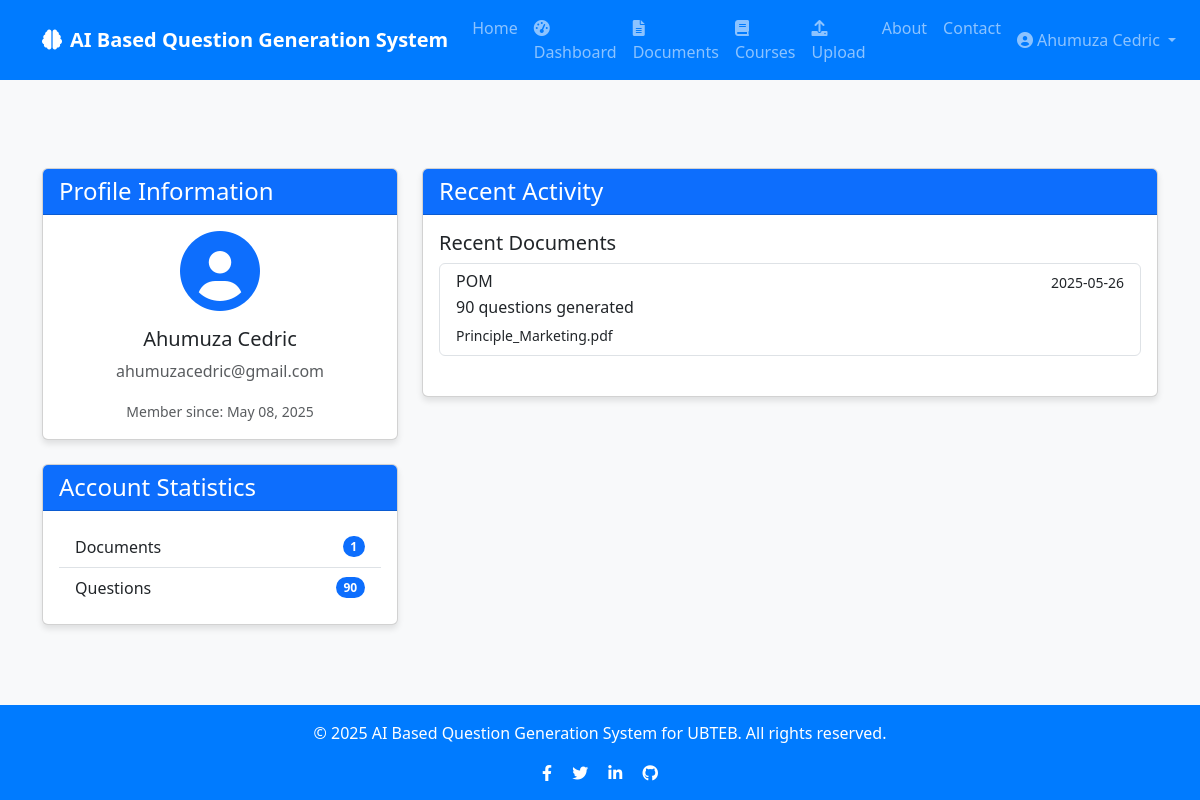
The app's page /profile (signed in) with its own data.
### app/models/user.py (models this page shows, shortened)
class User(db.Model, UserMixin):
    id = db.Column(db.Integer, primary_key=True)
    username = db.Column(db.String(50), unique=True, nullable=False)
    email = db.Column(db.String(120), unique=True, nullable=False)
    password = db.Column(db.String(60), nullable=False)
    created_at = db.Column(db.DateTime, default=datetime.utcnow)
    documents = db.relationship('Document', backref='author', lazy=True, cascade="all, delete-orphan")
    questions = db.relationship('Question', backref='author', lazy=True, cascade="all, delete-orphan")
    courses = db.relationship('Course', backref='author', lazy=True, cascade="all, delete-orphan")

### app/models/document.py (models this page shows, shortened)
class Document(db.Model):
    id = db.Column(db.Integer, primary_key=True)
    title = db.Column(db.String(100), nullable=False)
    filename = db.Column(db.String(100), nullable=False)
    file_path = db.Column(db.String(255), nullable=False)
    content = db.Column(db.Text, nullable=False)
    created_at = db.Column(db.DateTime, default=datetime.utcnow)
    user_id = db.Column(db.Integer, db.ForeignKey('user.id'), nullable=False)
    course_id = db.Column(db.Integer, db.ForeignKey('course.id'), nullable=True)
    questions = db.relationship('Question', backref='document', lazy=True, cascade="all, delete-orphan")
    question_sets = db.relationship('QuestionSet', backref='document', lazy=True, cascade="all, delete-orphan")

### app/routes/auth.py (the view)
@auth.route('/profile', methods=['GET', 'POST'])
@login_required
def profile():
    return render_template('auth/profile.html', user=current_user)

### app/models/user.py (called while the page is built)
@login_manager.user_loader
def load_user(user_id):
    return User.query.get(int(user_id))

### app/templates/auth/profile.html (shortened to what this page needs)
{% extends "base.html" %}
{% block content %}
<div class="container py-5">
    <div class="row">
        <div class="col-md-4">
            <div class="card mb-4">
                <div class="card-header bg-primary text-white">
                    <h4 class="mb-0">Profile Information</h4>
                </div>
                <div class="card-body text-center">
                    <div class="mb-3">
                        <i class="fas fa-user-circle fa-5x text-primary"></i>
                    </div>
                    <h5 class="card-title">{{ user.username }}</h5>
                    <p class="card-text text-muted">{{ user.email }}</p>
                    <p class="card-text">
                        <small class="text-muted">Member since: {{ user.created_at.strftime('%B %d, %Y') }}</small>
                    </p>
                </div>
            </div>
            <div class="card">
                <div class="card-header bg-primary text-white">
                    <h4 class="mb-0">Account Statistics</h4>
                </div>
                <div class="card-body">
                    <ul class="list-group list-group-flush">
                        <li class="list-group-item d-flex justify-content-between align-items-center">
                            Documents
                            <span class="badge bg-primary rounded-pill">{{ user.documents|length }}</span>
                        </li>
                        <li class="list-group-item d-flex justify-content-between align-items-center">
                            Questions
                            <span class="badge bg-primary rounded-pill">{{ user.questions|length }}</span>
                        </li>
                    </ul>
                </div>
            </div>
        </div>
        <div class="col-md-8">
            <div class="card">
                <div class="card-header bg-primary text-white">
                    <h4 class="mb-0">Recent Activity</h4>
                </div>
                <div class="card-body">
                    {% if user.documents %}
                        <h5 class="card-title">Recent Documents</h5>
                        <div class="list-group mb-4">
                            {% for document in user.documents|sort(attribute='created_at', reverse=True) %}
                                {% if loop.index <= 5 %}
                                <a href="{{ url_for('questions.view_document', document_id=document.id) }}" class="list-group-item list-group-item-action">
                                    <div class="d-flex w-100 justify-content-between">
                                        <h6 class="mb-1">{{ document.title }}</h6>
                                        <small>{{ document.created_at.strftime('%Y-%m-%d') }}</small>
                                    </div>
                                    <p class="mb-1">{{ document.questions|length }} questions generated</p>
                                    <small>{{ document.filename }}</small>
                                </a>
                                {% endif %}
                            {% endfor %}
                        </div>
                    {% else %}
                        <div class="alert alert-info">
                            <p class="mb-0">You haven't uploaded any documents yet. <a href="{{ url_for('questions.upload_document') }}">Upload your first document</a> to get started!</p>
                        </div>
                    {% endif %}
                </div>
            </div>
        </div>
    </div>
</div>
{% endblock %}

### app/templates/base.html (shortened to what this page needs)
<!DOCTYPE html>
<html lang="en">
<head>
    <link href="https://cdn.jsdelivr.net/npm/bootstrap@5.3.0/dist/css/bootstrap.min.css" rel="stylesheet">
    <link rel="stylesheet" href="https://cdnjs.cloudflare.com/ajax/libs/font-awesome/6.0.0/css/all.min.css">
</head>
<body>
    <nav class="navbar navbar-expand-lg navbar-dark mb-4">
        <div class="container">
            <a class="navbar-brand" href="{{ url_for('main.index') }}">
                <i class="fas fa-brain me-2"></i>AI Based Question Generation System
            </a>
            <div class="collapse navbar-collapse" id="navbarNav">
                <ul class="navbar-nav me-auto">
                    <li class="nav-item">
                        <a class="nav-link" href="{{ url_for('main.index') }}">Home</a>
                    </li>
                    {% if current_user.is_authenticated %}
                    <li class="nav-item">
                        <a class="nav-link {% if request.endpoint == 'main.dashboard' %}active{% endif %}"
                           href="{{ url_for('main.dashboard') }}">
                            <i class="fas fa-tachometer-alt me-1"></i>Dashboard
                        </a>
                    </li>
                    <li class="nav-item">
                        <a class="nav-link {% if request.endpoint.startswith('questions.list_documents') %}active{% endif %}"
                           href="{{ url_for('questions.list_documents') }}">
                            <i class="fas fa-file-alt me-1"></i>Documents
                        </a>
                    </li>
                    <li class="nav-item">
                        <a class="nav-link {% if request.endpoint.startswith('courses.') %}active{% endif %}"
                           href="{{ url_for('courses.list_courses') }}">
                            <i class="fas fa-book me-1"></i>Courses
                        </a>
                    </li>
                    <li class="nav-item">
                        <a class="nav-link {% if request.endpoint == 'questions.upload_document' %}active{% endif %}"
                           href="{{ url_for('questions.upload_document') }}">
                            <i class="fas fa-upload me-1"></i>Upload
                        </a>
                    </li>
                    {% endif %}
                    <li class="nav-item">
                        <a class="nav-link" href="{{ url_for('main.about') }}">About</a>
                    </li>
                    <li class="nav-item">
                        <a class="nav-link" href="{{ url_for('main.contact') }}">Contact</a>
                    </li>
                </ul>
                <ul class="navbar-nav">
                    {% if current_user.is_authenticated %}
                    <li class="nav-item dropdown">
                        <a class="nav-link dropdown-toggle" href="#" id="navbarDropdown" role="button" data-bs-toggle="dropdown" aria-expanded="false">
                            <i class="fas fa-user-circle me-1"></i>{{ current_user.username }}
                        </a>
                    </li>
                    {% endif %}
                </ul>
            </div>
        </div>
    </nav>
    <div class="content">
        {% block content %}{% endblock %}
    </div>
    <footer class="footer text-center">
        <div class="container">
            <div class="row">
                <div class="col-md-12">
                    <p>&copy; 2025 AI Based Question Generation System for UBTEB. All rights reserved.</p>
                    <div class="social-icons">
                        <a href="#" class="text-white me-3"><i class="fab fa-facebook-f"></i></a>
                        <a href="#" class="text-white me-3"><i class="fab fa-twitter"></i></a>
                        <a href="#" class="text-white me-3"><i class="fab fa-linkedin-in"></i></a>
                        <a href="#" class="text-white"><i class="fab fa-github"></i></a>
                    </div>
                </div>
            </div>
        </div>
    </footer>
</body>
</html>

### app/templates/base.html (style rules this page uses)
body { min-height: 100vh; display: flex; flex-direction: column; background-color: #f8f9fa; }
.content { flex: 1; }
.navbar { background-color:#007bff; }
.navbar-brand { font-weight: bold; color: #ffffff; }
.nav-item { color: #f8f9fa; }
.footer { background-color: #007bff; color: #ffffff; padding: 1rem 0; margin-top: 2rem; }
.card { box-shadow: 0 4px 6px rgba(0, 0, 0, 0.1); transition: all 0.3s ease; }

### records on screen
User: username "Ahumuza Cedric", email "ahumuzacedric@gmail.com", created_at "May 08, 2025"
Document: title "POM", created_at "2025-05-26", questions|length "90", filename "Principle_Marketing.pdf"

### other values on screen
{{ user.documents|length }} "1"
{{ user.questions|length }} "90"
